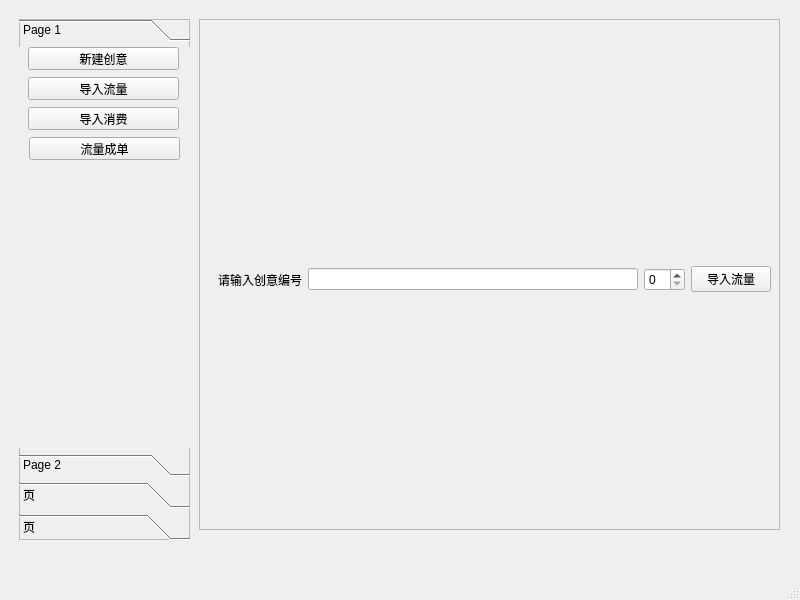
<?xml version="1.0" encoding="UTF-8"?>
<ui version="4.0">
 <class>MainWindow</class>
 <widget class="QMainWindow" name="MainWindow">
  <property name="geometry">
   <rect>
    <x>0</x>
    <y>0</y>
    <width>800</width>
    <height>600</height>
   </rect>
  </property>
  <property name="windowTitle">
   <string>MainWindow</string>
  </property>
  <widget class="QWidget" name="centralwidget">
   <layout class="QHBoxLayout" name="horizontalLayout">
    <item>
     <widget class="QWidget" name="widget" native="true">
      <widget class="QFrame" name="left">
       <property name="geometry">
        <rect>
         <x>10</x>
         <y>10</y>
         <width>171</width>
         <height>521</height>
        </rect>
       </property>
       <property name="frameShape">
        <enum>QFrame::StyledPanel</enum>
       </property>
       <property name="frameShadow">
        <enum>QFrame::Raised</enum>
       </property>
       <widget class="QToolBox" name="toolBox">
        <property name="geometry">
         <rect>
          <x>0</x>
          <y>0</y>
          <width>171</width>
          <height>521</height>
         </rect>
        </property>
        <property name="currentIndex">
         <number>0</number>
        </property>
        <widget class="QWidget" name="page">
         <property name="geometry">
          <rect>
           <x>0</x>
           <y>0</y>
           <width>171</width>
           <height>417</height>
          </rect>
         </property>
         <attribute name="label">
          <string>Page 1</string>
         </attribute>
         <widget class="QPushButton" name="pushButton_1">
          <property name="geometry">
           <rect>
            <x>9</x>
            <y>60</y>
            <width>151</width>
            <height>23</height>
           </rect>
          </property>
          <property name="text">
           <string>导入消费</string>
          </property>
         </widget>
         <widget class="QPushButton" name="pushButton_2">
          <property name="geometry">
           <rect>
            <x>9</x>
            <y>0</y>
            <width>151</width>
            <height>23</height>
           </rect>
          </property>
          <property name="text">
           <string>新建创意</string>
          </property>
         </widget>
         <widget class="QPushButton" name="pushButton_3">
          <property name="geometry">
           <rect>
            <x>9</x>
            <y>30</y>
            <width>151</width>
            <height>23</height>
           </rect>
          </property>
          <property name="text">
           <string>导入流量</string>
          </property>
         </widget>
         <widget class="QPushButton" name="pushButton_8">
          <property name="geometry">
           <rect>
            <x>10</x>
            <y>90</y>
            <width>151</width>
            <height>23</height>
           </rect>
          </property>
          <property name="text">
           <string>流量成单</string>
          </property>
         </widget>
        </widget>
        <widget class="QWidget" name="page_2">
         <property name="geometry">
          <rect>
           <x>0</x>
           <y>0</y>
           <width>171</width>
           <height>417</height>
          </rect>
         </property>
         <attribute name="label">
          <string>Page 2</string>
         </attribute>
         <widget class="QPushButton" name="pushButton_6">
          <property name="geometry">
           <rect>
            <x>9</x>
            <y>0</y>
            <width>151</width>
            <height>23</height>
           </rect>
          </property>
          <property name="text">
           <string>创建落地页</string>
          </property>
         </widget>
        </widget>
        <widget class="QWidget" name="page_7">
         <property name="geometry">
          <rect>
           <x>0</x>
           <y>0</y>
           <width>171</width>
           <height>417</height>
          </rect>
         </property>
         <attribute name="label">
          <string>页</string>
         </attribute>
        </widget>
        <widget class="QWidget" name="page_8">
         <property name="geometry">
          <rect>
           <x>0</x>
           <y>0</y>
           <width>171</width>
           <height>417</height>
          </rect>
         </property>
         <attribute name="label">
          <string>页</string>
         </attribute>
        </widget>
       </widget>
      </widget>
      <widget class="QFrame" name="right">
       <property name="geometry">
        <rect>
         <x>190</x>
         <y>10</y>
         <width>581</width>
         <height>511</height>
        </rect>
       </property>
       <property name="frameShape">
        <enum>QFrame::StyledPanel</enum>
       </property>
       <property name="frameShadow">
        <enum>QFrame::Raised</enum>
       </property>
       <widget class="QStackedWidget" name="stackedWidget">
        <property name="geometry">
         <rect>
          <x>10</x>
          <y>10</y>
          <width>571</width>
          <height>501</height>
         </rect>
        </property>
        <property name="currentIndex">
         <number>1</number>
        </property>
        <widget class="QWidget" name="crt_ide">
         <widget class="QFrame" name="frame_5">
          <property name="geometry">
           <rect>
            <x>59</x>
            <y>6</y>
            <width>408</width>
            <height>220</height>
           </rect>
          </property>
          <property name="frameShape">
           <enum>QFrame::StyledPanel</enum>
          </property>
          <property name="frameShadow">
           <enum>QFrame::Raised</enum>
          </property>
          <layout class="QVBoxLayout" name="verticalLayout">
           <item>
            <widget class="QFrame" name="frame">
             <property name="frameShape">
              <enum>QFrame::StyledPanel</enum>
             </property>
             <property name="frameShadow">
              <enum>QFrame::Raised</enum>
             </property>
             <layout class="QHBoxLayout" name="horizontalLayout_2">
              <item>
               <widget class="QLabel" name="label">
                <property name="text">
                 <string>客户类型</string>
                </property>
               </widget>
              </item>
              <item>
               <widget class="QComboBox" name="comboBox">
                <item>
                 <property name="text">
                  <string>手机</string>
                 </property>
                </item>
                <item>
                 <property name="text">
                  <string>QQ</string>
                 </property>
                </item>
                <item>
                 <property name="text">
                  <string>微信</string>
                 </property>
                </item>
               </widget>
              </item>
              <item>
               <widget class="QLabel" name="label_2">
                <property name="text">
                 <string>投放模式</string>
                </property>
               </widget>
              </item>
              <item>
               <widget class="QComboBox" name="comboBox_2">
                <item>
                 <property name="text">
                  <string>普通投放</string>
                 </property>
                </item>
                <item>
                 <property name="text">
                  <string>小咖投放</string>
                 </property>
                </item>
                <item>
                 <property name="text">
                  <string>高转VIP</string>
                 </property>
                </item>
                <item>
                 <property name="text">
                  <string>APP</string>
                 </property>
                </item>
               </widget>
              </item>
             </layout>
            </widget>
           </item>
           <item>
            <widget class="QFrame" name="frame_3">
             <property name="frameShape">
              <enum>QFrame::StyledPanel</enum>
             </property>
             <property name="frameShadow">
              <enum>QFrame::Raised</enum>
             </property>
             <layout class="QHBoxLayout" name="horizontalLayout_4">
              <item>
               <widget class="QLabel" name="label_3">
                <property name="text">
                 <string>分配方式</string>
                </property>
               </widget>
              </item>
              <item>
               <widget class="QComboBox" name="comboBox_3">
                <item>
                 <property name="text">
                  <string>计划分配</string>
                 </property>
                </item>
                <item>
                 <property name="text">
                  <string>手动分配</string>
                 </property>
                </item>
                <item>
                 <property name="text">
                  <string>直线下发</string>
                 </property>
                </item>
               </widget>
              </item>
              <item>
               <widget class="QLabel" name="label_4">
                <property name="text">
                 <string>需要验证码</string>
                </property>
               </widget>
              </item>
              <item>
               <widget class="QComboBox" name="comboBox_4">
                <item>
                 <property name="text">
                  <string>是</string>
                 </property>
                </item>
                <item>
                 <property name="text">
                  <string>否</string>
                 </property>
                </item>
               </widget>
              </item>
             </layout>
            </widget>
           </item>
           <item>
            <widget class="QFrame" name="frame_6">
             <property name="frameShape">
              <enum>QFrame::StyledPanel</enum>
             </property>
             <property name="frameShadow">
              <enum>QFrame::Raised</enum>
             </property>
             <layout class="QHBoxLayout" name="horizontalLayout_7">
              <item>
               <widget class="QLabel" name="label_9">
                <property name="text">
                 <string>载体名称</string>
                </property>
               </widget>
              </item>
              <item>
               <widget class="QLineEdit" name="lineEdit_3"/>
              </item>
              <item>
               <widget class="QLabel" name="label_12">
                <property name="text">
                 <string>科目ID</string>
                </property>
               </widget>
              </item>
              <item>
               <widget class="QLineEdit" name="lineEdit_6"/>
              </item>
             </layout>
            </widget>
           </item>
          </layout>
         </widget>
         <widget class="QTextEdit" name="textEdit">
          <property name="geometry">
           <rect>
            <x>60</x>
            <y>240</y>
            <width>451</width>
            <height>261</height>
           </rect>
          </property>
         </widget>
         <widget class="QPushButton" name="pushButton">
          <property name="geometry">
           <rect>
            <x>480</x>
            <y>100</y>
            <width>75</width>
            <height>23</height>
           </rect>
          </property>
          <property name="text">
           <string>新建</string>
          </property>
         </widget>
         <widget class="QSpinBox" name="spinBox">
          <property name="geometry">
           <rect>
            <x>480</x>
            <y>60</y>
            <width>81</width>
            <height>21</height>
           </rect>
          </property>
         </widget>
        </widget>
        <widget class="QWidget" name="page_4">
         <layout class="QHBoxLayout" name="horizontalLayout_6">
          <item>
           <widget class="QLabel" name="label_5">
            <property name="text">
             <string>请输入创意编号</string>
            </property>
           </widget>
          </item>
          <item>
           <widget class="QLineEdit" name="lineEdit"/>
          </item>
          <item>
           <widget class="QSpinBox" name="spinBox_2"/>
          </item>
          <item>
           <widget class="QPushButton" name="pushButton_4">
            <property name="text">
             <string>导入流量</string>
            </property>
           </widget>
          </item>
         </layout>
        </widget>
        <widget class="QWidget" name="page_5">
         <widget class="QPushButton" name="pushButton_7">
          <property name="geometry">
           <rect>
            <x>440</x>
            <y>130</y>
            <width>75</width>
            <height>23</height>
           </rect>
          </property>
          <property name="text">
           <string>创建落地页</string>
          </property>
         </widget>
         <widget class="QLabel" name="label_8">
          <property name="geometry">
           <rect>
            <x>310</x>
            <y>40</y>
            <width>60</width>
            <height>20</height>
           </rect>
          </property>
          <property name="text">
           <string>落地页类型</string>
          </property>
         </widget>
         <widget class="QComboBox" name="comboBox_5">
          <property name="geometry">
           <rect>
            <x>90</x>
            <y>40</y>
            <width>121</width>
            <height>20</height>
           </rect>
          </property>
          <item>
           <property name="text">
            <string>手动创建广告</string>
           </property>
          </item>
          <item>
           <property name="text">
            <string>API获取广告</string>
           </property>
          </item>
         </widget>
         <widget class="QLabel" name="label_7">
          <property name="geometry">
           <rect>
            <x>10</x>
            <y>40</y>
            <width>121</width>
            <height>20</height>
           </rect>
          </property>
          <property name="text">
           <string>落地页模式</string>
          </property>
         </widget>
         <widget class="QComboBox" name="comboBox_6">
          <property name="geometry">
           <rect>
            <x>400</x>
            <y>40</y>
            <width>161</width>
            <height>20</height>
           </rect>
          </property>
          <item>
           <property name="text">
            <string>11111</string>
           </property>
          </item>
         </widget>
         <widget class="QLabel" name="label_10">
          <property name="geometry">
           <rect>
            <x>10</x>
            <y>90</y>
            <width>121</width>
            <height>20</height>
           </rect>
          </property>
          <property name="text">
           <string>创意ID</string>
          </property>
         </widget>
         <widget class="QLineEdit" name="lineEdit_4">
          <property name="geometry">
           <rect>
            <x>90</x>
            <y>90</y>
            <width>113</width>
            <height>20</height>
           </rect>
          </property>
         </widget>
         <widget class="QTextEdit" name="textEdit_2">
          <property name="geometry">
           <rect>
            <x>40</x>
            <y>220</y>
            <width>491</width>
            <height>161</height>
           </rect>
          </property>
         </widget>
         <widget class="QLabel" name="label_11">
          <property name="geometry">
           <rect>
            <x>310</x>
            <y>90</y>
            <width>71</width>
            <height>21</height>
           </rect>
          </property>
          <property name="text">
           <string>课程ID</string>
          </property>
         </widget>
         <widget class="QLineEdit" name="lineEdit_5">
          <property name="geometry">
           <rect>
            <x>402</x>
            <y>90</y>
            <width>121</width>
            <height>20</height>
           </rect>
          </property>
         </widget>
         <widget class="QLabel" name="label_13">
          <property name="geometry">
           <rect>
            <x>10</x>
            <y>130</y>
            <width>71</width>
            <height>16</height>
           </rect>
          </property>
          <property name="text">
           <string>载体名称</string>
          </property>
         </widget>
         <widget class="QLineEdit" name="lineEdit_7">
          <property name="geometry">
           <rect>
            <x>90</x>
            <y>130</y>
            <width>113</width>
            <height>20</height>
           </rect>
          </property>
         </widget>
        </widget>
        <widget class="QWidget" name="page_3">
         <widget class="QLineEdit" name="lineEdit_2">
          <property name="geometry">
           <rect>
            <x>140</x>
            <y>70</y>
            <width>141</width>
            <height>21</height>
           </rect>
          </property>
         </widget>
         <widget class="QLabel" name="label_6">
          <property name="geometry">
           <rect>
            <x>50</x>
            <y>70</y>
            <width>81</width>
            <height>21</height>
           </rect>
          </property>
          <property name="text">
           <string>请输入创意ID</string>
          </property>
         </widget>
         <widget class="QPushButton" name="pushButton_5">
          <property name="geometry">
           <rect>
            <x>360</x>
            <y>70</y>
            <width>91</width>
            <height>23</height>
           </rect>
          </property>
          <property name="text">
           <string>导入消费数据</string>
          </property>
         </widget>
        </widget>
        <widget class="QWidget" name="page_6">
         <widget class="QPushButton" name="pushButton_9">
          <property name="geometry">
           <rect>
            <x>200</x>
            <y>80</y>
            <width>75</width>
            <height>23</height>
           </rect>
          </property>
          <property name="text">
           <string>成单</string>
          </property>
         </widget>
        </widget>
       </widget>
      </widget>
     </widget>
    </item>
   </layout>
  </widget>
  <widget class="QMenuBar" name="menubar">
   <property name="geometry">
    <rect>
     <x>0</x>
     <y>0</y>
     <width>800</width>
     <height>23</height>
    </rect>
   </property>
  </widget>
  <widget class="QStatusBar" name="statusbar"/>
 </widget>
 <resources/>
 <connections>
  <connection>
   <sender>pushButton_2</sender>
   <signal>clicked()</signal>
   <receiver>stackedWidget</receiver>
   <slot>show()</slot>
   <hints>
    <hint type="sourcelabel">
     <x>118</x>
     <y>82</y>
    </hint>
    <hint type="destinationlabel">
     <x>253</x>
     <y>77</y>
    </hint>
   </hints>
  </connection>
  <connection>
   <sender>comboBox_5</sender>
   <signal>currentIndexChanged(int)</signal>
   <receiver>comboBox_6</receiver>
   <slot>update()</slot>
   <hints>
    <hint type="sourcelabel">
     <x>359</x>
     <y>101</y>
    </hint>
    <hint type="destinationlabel">
     <x>679</x>
     <y>101</y>
    </hint>
   </hints>
  </connection>
 </connections>
</ui>
